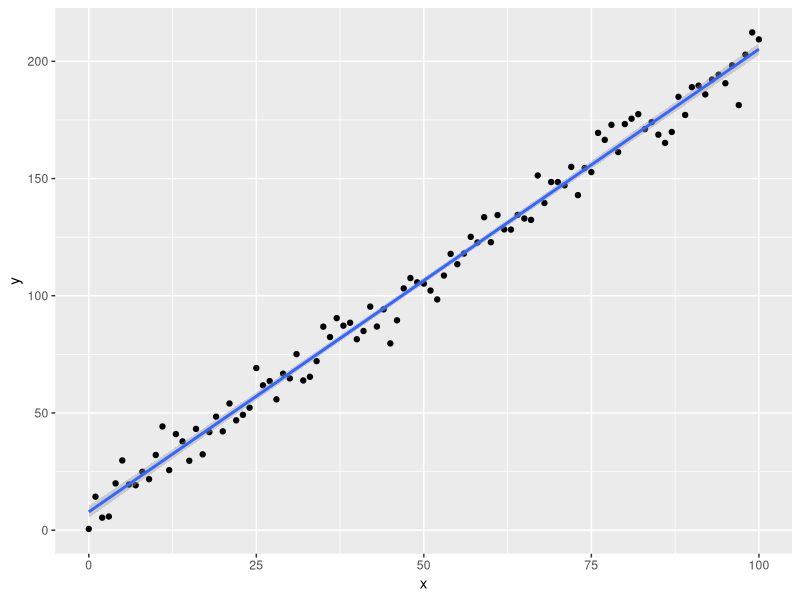

This figure's R source:
## ---- chunk 1
rm(list=ls())
knitr::opts_chunk$set(fig.width=3, fig.height=3, fig.crop = F, fig.pos = "tb", fig.path='figs/',
                      echo=F, warning=F, cache=F, message=F, sanitize = T)
## ---- chunk 2
library(png)
library(grid)
library(ggplot2)
library(xtable)
## ---- chunk 3

## ---- chunk 4

## ---- chunk 5
x <- 0:100
y <- 2 * (x + rnorm(length(x), sd = 3) + 3)

ggplot2::ggplot(data = data.frame(x, y), 
       aes(x = x, y = y)) + 
  geom_point() + 
  geom_smooth(method = "lm")
## ---- chunk 6
n <- 100
x <- rnorm(n)
y <- 2*x + rnorm(n)
out <- lm(y ~ x)

tab1 <- xtable::xtable(summary(out)$coef, digits=c(0, 2, 2, 1, 2), 
                      caption = "This table prints across one column.")

print(tab1, type="latex", comment = F, table.placement = "H")
## ---- chunk 7
# References will be generated automatically by Pandoc and included here.
# The following code is some latex to format the bibliography. Do not remove it.
